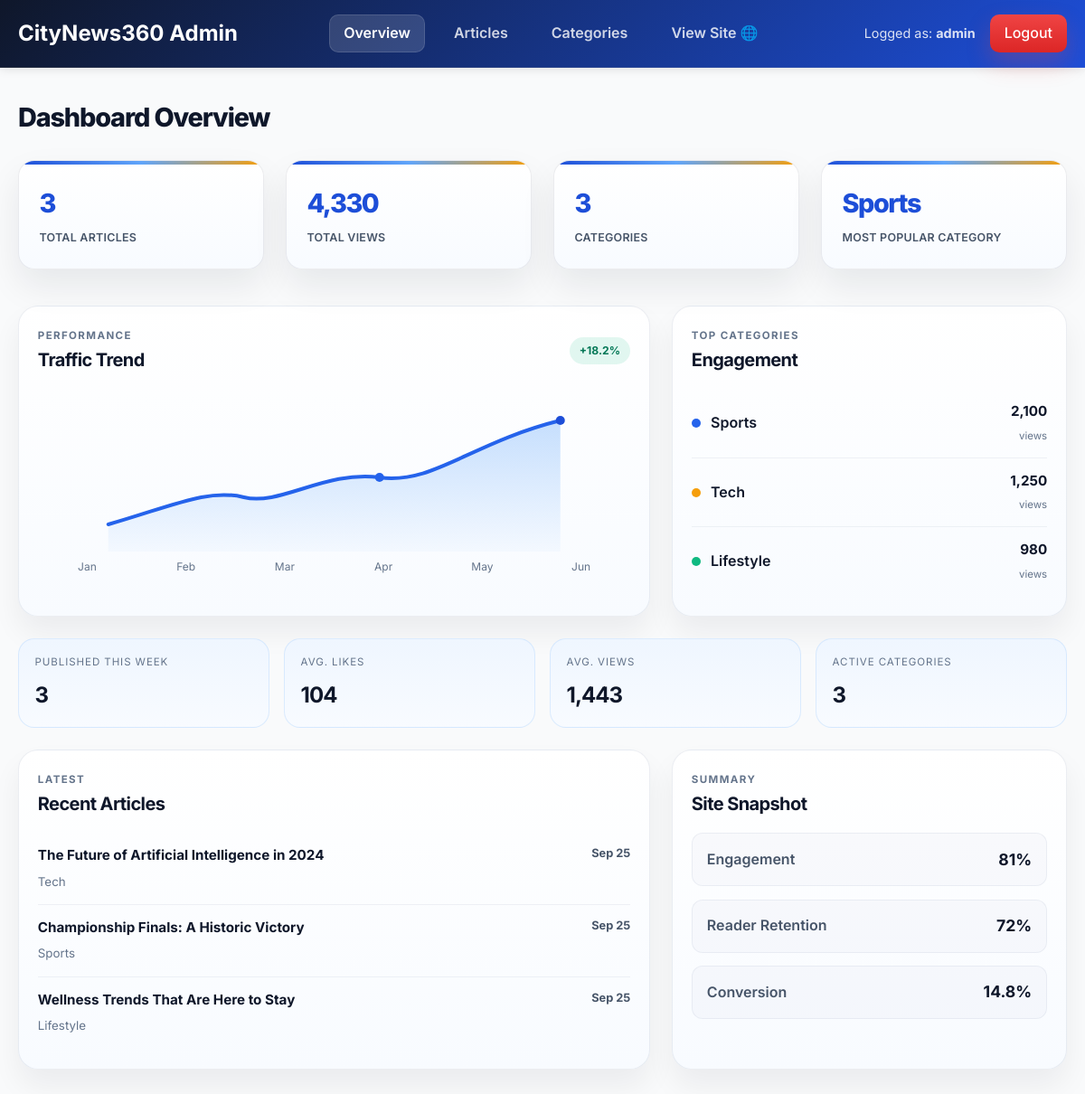
/admin.php (signed in), run on the app's committed database.
### tables this page shows
CREATE TABLE IF NOT EXISTS `articles` (
  `id` INT AUTO_INCREMENT PRIMARY KEY,
  `title` VARCHAR(255) NOT NULL,
  `excerpt` TEXT NOT NULL,
  `content` TEXT NOT NULL,
  `image_url` VARCHAR(500) DEFAULT '',
  `category_id` INT NOT NULL,
  `author_id` INT DEFAULT NULL,
  `author_name` VARCHAR(100) DEFAULT 'Admin',
  `views` INT DEFAULT 0,
  `likes` INT DEFAULT 0,
  `tags` VARCHAR(255) DEFAULT '',
  `created_at` TIMESTAMP DEFAULT CURRENT_TIMESTAMP,
  `updated_at` TIMESTAMP DEFAULT CURRENT_TIMESTAMP ON UPDATE CURRENT_TIMESTAMP,
  CONSTRAINT `fk_articles_categories` FOREIGN KEY (`category_id`) REFERENCES `categories` (`id`) ON DELETE CASCADE ON UPDATE CASCADE,
  CONSTRAINT `fk_articles_users` FOREIGN KEY (`author_id`) REFERENCES `users` (`id`) ON DELETE SET NULL ON UPDATE CASCADE
);

CREATE TABLE IF NOT EXISTS `categories` (
  `id` INT AUTO_INCREMENT PRIMARY KEY,
  `name` VARCHAR(50) NOT NULL UNIQUE,
  `slug` VARCHAR(50) NOT NULL UNIQUE,
  `description` TEXT,
  `created_at` TIMESTAMP DEFAULT CURRENT_TIMESTAMP
);

### includes/auth.php (called while the page is built, shortened)
<?php
function isLoggedIn() {
    return isset($_SESSION['user_id']);
}
function getCurrentUser() {
    if (isLoggedIn()) {
        return [
            'id' => $_SESSION['user_id'],
            'username' => $_SESSION['username'] ?? '',
            'full_name' => $_SESSION['full_name'] ?? '',
            'email' => $_SESSION['email'] ?? '',
            'role' => $_SESSION['role'] ?? 'USER'
        ];
    }
    return null;
}

### admin.php (the view, shortened to what this page needs)
<?php
require_once __DIR__ . '/includes/auth.php';
$pdo = getDBConnection();
$currentUser = getCurrentUser();
$totalArticles = $pdo->query("SELECT COUNT(*) FROM articles")->fetchColumn();
$totalViews    = $pdo->query("SELECT COALESCE(SUM(views), 0) FROM articles")->fetchColumn();
$totalCategories = $pdo->query("SELECT COUNT(*) FROM categories")->fetchColumn();
$stmtPop = $pdo->query("
    SELECT c.name, SUM(a.views) as total_views
    FROM articles a
    JOIN categories c ON a.category_id = c.id
    GROUP BY c.id
    ORDER BY total_views DESC
    LIMIT 1
");
$popCat = $stmtPop->fetch();
$popularCategory = $popCat ? $popCat['name'] : '-';
$recentArticles = $pdo->query("
    SELECT a.id, a.title, a.created_at, c.name AS category_name
    FROM articles a
    JOIN categories c ON a.category_id = c.id
    ORDER BY a.created_at DESC
    LIMIT 4
")->fetchAll();
$categoryPerformance = $pdo->query("
    SELECT c.name, COUNT(a.id) AS article_count, COALESCE(SUM(a.views), 0) AS total_views
    FROM categories c
    LEFT JOIN articles a ON a.category_id = c.id
    GROUP BY c.id, c.name
    ORDER BY total_views DESC, article_count DESC
    LIMIT 5
")->fetchAll();
$publishedThisWeek = $pdo->query("SELECT COUNT(*) FROM articles WHERE created_at >= DATE_SUB(NOW(), INTERVAL 7 DAY)")->fetchColumn();
$avgLikes = $pdo->query("SELECT COALESCE(ROUND(AVG(likes), 0), 0) FROM articles")->fetchColumn();
$avgViews = $pdo->query("SELECT COALESCE(ROUND(AVG(views), 0), 0) FROM articles")->fetchColumn();
?>
<!DOCTYPE html>
<html lang="en">
<head>
    <link rel="stylesheet" href="styles.css">
</head>
<body class="admin-body">
    <div class="admin-dashboard" id="adminDashboard" style="display: block;">
        <header class="admin-header">
            <div class="container">
                <div class="admin-header-content">
                    <div class="admin-logo">
                        <a href="index.php" style="color: white; text-decoration: none;"><h1>CityNews360 Admin</h1></a>
                    </div>
                    <nav class="admin-nav">
                        <button class="admin-nav-btn active" data-section="overview">Overview</button>
                        <button class="admin-nav-btn" data-section="articles">Articles</button>
                        <button class="admin-nav-btn" data-section="categories">Categories</button>
                        <a href="index.php" class="admin-nav-btn" style="text-decoration: none;">View Site 🌐</a>
                    </nav>
                    <div style="display: flex; align-items: center; gap: 1rem;">
                        <span style="color: rgba(255,255,255,0.85); font-size: 0.9rem;">
                            Logged as: <strong><?php echo htmlspecialchars($currentUser['username']); ?></strong>
                        </span>
                        <a href="logout.php" class="logout-btn" style="text-decoration: none; text-align: center;">Logout</a>
                    </div>
                </div>
            </div>
        </header>
        <main class="admin-main">
            <div class="container">
                <section class="admin-section active" id="overview">
                    <h2>Dashboard Overview</h2>
                    <div class="stats-grid">
                        <div class="stat-card">
                            <h3 id="totalArticles"><?php echo number_format($totalArticles); ?></h3>
                            <p>Total Articles</p>
                        </div>
                        <div class="stat-card">
                            <h3 id="totalViews"><?php echo number_format($totalViews); ?></h3>
                            <p>Total Views</p>
                        </div>
                        <div class="stat-card">
                            <h3 id="totalCategories"><?php echo number_format($totalCategories); ?></h3>
                            <p>Categories</p>
                        </div>
                        <div class="stat-card">
                            <h3 id="popularCategory"><?php echo htmlspecialchars($popularCategory); ?></h3>
                            <p>Most Popular Category</p>
                        </div>
                    </div>
                    <div class="overview-panels">
                        <div class="panel panel-chart">
                            <div class="panel-header">
                                <div>
                                    <p class="panel-label">Performance</p>
                                    <h3>Traffic Trend</h3>
                                </div>
                                <span class="trend-badge positive">+18.2%</span>
                            </div>
                            <div class="chart-labels">
                                <span>Jan</span>
                                <span>Feb</span>
                                <span>Mar</span>
                                <span>Apr</span>
                                <span>May</span>
                                <span>Jun</span>
                            </div>
                        </div>
                        <div class="panel panel-list">
                            <div class="panel-header">
                                <div>
                                    <p class="panel-label">Top categories</p>
                                    <h3>Engagement</h3>
                                </div>
                            </div>
                            <ul class="category-stats-list">
                                <?php foreach ($categoryPerformance as $item): ?>
                                    <li>
                                        <div class="category-meta">
                                            <span class="dot" style="background-color: <?php echo htmlspecialchars($item['name'] === 'Sports' ? '#2563eb' : ($item['name'] === 'Lifestyle' ? '#10b981' : '#f59e0b')); ?>;"></span>
                                            <span><?php echo htmlspecialchars($item['name']); ?></span>
                                        </div>
                                        <div class="category-score">
                                            <strong><?php echo number_format($item['total_views']); ?></strong>
                                            <small>views</small>
                                        </div>
                                    </li>
                                <?php endforeach; ?>
                            </ul>
                        </div>
                    </div>
                    <div class="mini-stats-grid">
                        <div class="mini-stat">
                            <span class="mini-label">Published This Week</span>
                            <strong><?php echo number_format($publishedThisWeek); ?></strong>
                        </div>
                        <div class="mini-stat">
                            <span class="mini-label">Avg. Likes</span>
                            <strong><?php echo number_format($avgLikes); ?></strong>
                        </div>
                        <div class="mini-stat">
                            <span class="mini-label">Avg. Views</span>
                            <strong><?php echo number_format($avgViews); ?></strong>
                        </div>
                        <div class="mini-stat">
                            <span class="mini-label">Active Categories</span>
                            <strong><?php echo number_format($totalCategories); ?></strong>
                        </div>
                    </div>
                    <div class="activity-grid">
                        <div class="panel">
                            <div class="panel-header">
                                <div>
                                    <p class="panel-label">Latest</p>
                                    <h3>Recent Articles</h3>
                                </div>
                            </div>
                            <ul class="activity-list">
                                <?php foreach ($recentArticles as $article): ?>
                                    <li>
                                        <div>
                                            <strong><?php echo htmlspecialchars($article['title']); ?></strong>
                                            <small><?php echo htmlspecialchars($article['category_name']); ?></small>
                                        </div>
                                        <span><?php echo date('M d', strtotime($article['created_at'])); ?></span>
                                    </li>
                                <?php endforeach; ?>
                            </ul>
                        </div>
                        <div class="panel">
                            <div class="panel-header">
                                <div>
                                    <p class="panel-label">Summary</p>
                                    <h3>Site Snapshot</h3>
                                </div>
                            </div>
                            <div class="snapshot-box">
                                <div class="snapshot-item">
                                    <span>Engagement</span>
                                    <strong>81%</strong>
                                </div>
                                <div class="snapshot-item">
                                    <span>Reader Retention</span>
                                    <strong>72%</strong>
                                </div>
                                <div class="snapshot-item">
                                    <span>Conversion</span>
                                    <strong>14.8%</strong>
                                </div>
                            </div>
                        </div>
                    </div>
                </section>
            </div>
        </main>
    </div>
</body>
</html>

### data on the page
articles: title "The Future of Artificial Intelligence in 2024", category.name "Tech", created_at "Sep 25"
articles: title "Championship Finals: A Historic Victory", category.name "Sports", created_at "Sep 25"
articles: title "Wellness Trends That Are Here to Stay", category.name "Lifestyle", created_at "Sep 25"

### other printed values
$currentUser['username'] "admin"
$totalArticles "3"
$totalViews "4,330"
$totalCategories "3"
$popularCategory "Sports"
$item['name'] "Sports"
$item['total_views'] "2,100"
$item['name'] "Tech"
$item['total_views'] "1,250"
$item['name'] "Lifestyle"
$item['total_views'] "980"
$publishedThisWeek "3"
$avgLikes "104"
$avgViews "1,443"
